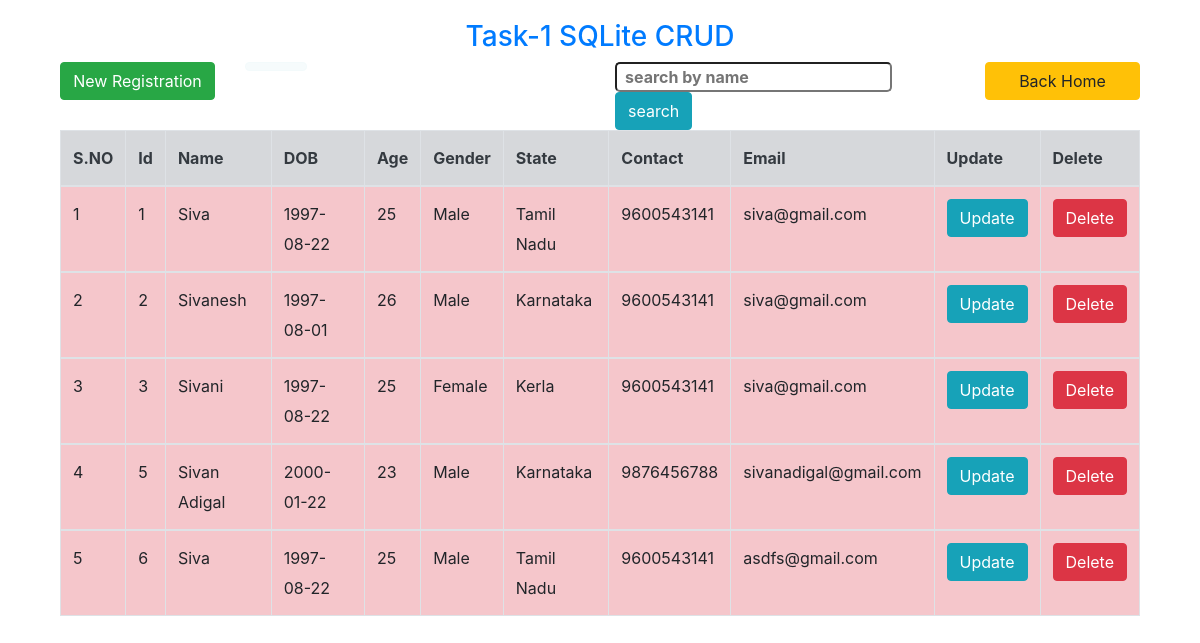
The page /overview on the database its author committed.
### Myapplication/models.py (models this page shows)
class Our_datas(models.Model):
    Name    = models.CharField(max_length=25,default='')
    Dob     = models.CharField(max_length=12,default='')
    Age     = models.IntegerField(default='')
    Gender  = models.CharField(max_length=10,default='')
    State   = models.CharField(max_length=18,default='')
    Email   = models.CharField(max_length=12,default='')
    Contact = models.CharField(max_length=18,default='')

### Myapplication/views.py (the view)
# urls.py: path('overview',views.view_all,name="allview"),
def view_all(request):
    collected_data = Our_datas.objects.all()
    if collected_data:
        prog_msg  = request.session.pop('prog_msg', None)
        if prog_msg != None:
            messages.success(request, prog_msg)
        else:
            msg = "Siva Welcomes You"
            messages.info(request,msg)
        return render(request,'Myapplication/2viewall.html',{"viewdata":collected_data})
    else:
        msg="Yet No Datas were Registered"
        return render(request,'Myapplication/2viewall.html')

### templates/Myapplication/2viewall.html (shortened to what this page needs)
<!DOCTYPE html>
<html lang="en">
<head>
    <link rel="stylesheet" href="../static/css/mystyle.css">
    <link rel="stylesheet" href="../static/css/bootstrap.min.css">
</head>
<body>
    <div class="container">
        <div class="title">
            <h3 class="page-header text-center text-primary">Task-1 SQLite CRUD</h3>
        </div>
        <div class="col-md-12">
            <div class="row">
                <div class="col-md-2">
                    <a href="{% url 'register' %}" class="btn btn-block btn-success">New Registration</a>
                </div>
                <div class="col-md-4">
                    {% if messages %}
                        {% for message in messages %}
                            <div class="alert alert-{{message.tags}}">
                            </div>
                        {% endfor %}
                    {% endif %}
                </div>
                <div class="col-md-4">
                    <form action="search_name" method="POST" autocomplete="off">
                        <input type="text" name="searchme" placeholder="search by name">
                        <input type="submit" class="btn btn-info" value="search">
                    </form>
                </div>
                <div class="col-md-2">
                    <a href="{% url 'allview' %}" class="btn btn-block btn-warning">Back Home</a>
                </div>
            </div>
            <table class="table  table-bordered ">
                <thead class="table-secondary">
                    <tr class="text-dark">
                        <th>S.NO</th>
                        <th>Id</th>
                        <th>Name</th>
                        <th>DOB</th>
                        <th>Age</th>
                        <th>Gender</th>
                        <th>State</th>
                        <th>Contact</th>
                        <th>Email</th>
                        <th>Update</th>
                        <th>Delete</th>
                    </tr>
                </thead>
                {% if viewdata %}
                    {% for data in viewdata %}
                    <tbody class="table-danger">
                        <td>{{forloop.counter}}</td>
                        <td>{{data.id}}</td>
                        <td>{{data.Name}}</td>
                        <td>{{data.Dob}}</td>
                        <td>{{data.Age}}</td>
                        <td>{{data.Gender}}</td>
                        <td>{{data.State}}</td>
                        <td>{{data.Contact}}</td>
                        <td>{{data.Email}}</td>
                        <td><a href="update/{{data.id}}" class="btn btn-info">  Update </a></td>
                        <td><a href="delete/{{data.id}}" class="btn btn-danger">Delete </a></td>
                    </tbody>
                    {% endfor %}
                {% else %}
                    <tbody>
                        <tr>
                            <td colspan="11" class="nodata"  style="text-align: center;color: red;font-weight: bolder;font-size: larger;">No Data Available</td>
                        </tr>
                    </tbody>
                {% endif %}
            </table>
        </div>
    </div>
</body>
</html>

### static/css/mystyle.css (style rules this page uses)
.title { margin-top: 20px; }
input { border-radius: 5px; font-weight:bolder; padding-left: 8px; color:rgb(6, 84, 87); }
tr { line-height: 30px; }

### rows shown on the page
Our_datas: id "1", Name "Siva", Dob "1997-08-22", Age "25", Gender "Male", State "Tamil Nadu", Contact "9600543141", Email "siva@gmail.com"
Our_datas: id "2", Name "Sivanesh", Dob "1997-08-01", Age "26", Gender "Male", State "Karnataka", Contact "9600543141", Email "siva@gmail.com"
Our_datas: id "3", Name "Sivani", Dob "1997-08-22", Age "25", Gender "Female", State "Kerla", Contact "9600543141", Email "siva@gmail.com"
Our_datas: id "5", Name "Sivan Adigal", Dob "2000-01-22", Age "23", Gender "Male", State "Karnataka", Contact "9876456788", Email "sivanadigal@gmail.com"
Our_datas: id "6", Name "Siva", Dob "1997-08-22", Age "25", Gender "Male", State "Tamil Nadu", Contact "9600543141", Email "asdfs@gmail.com"
